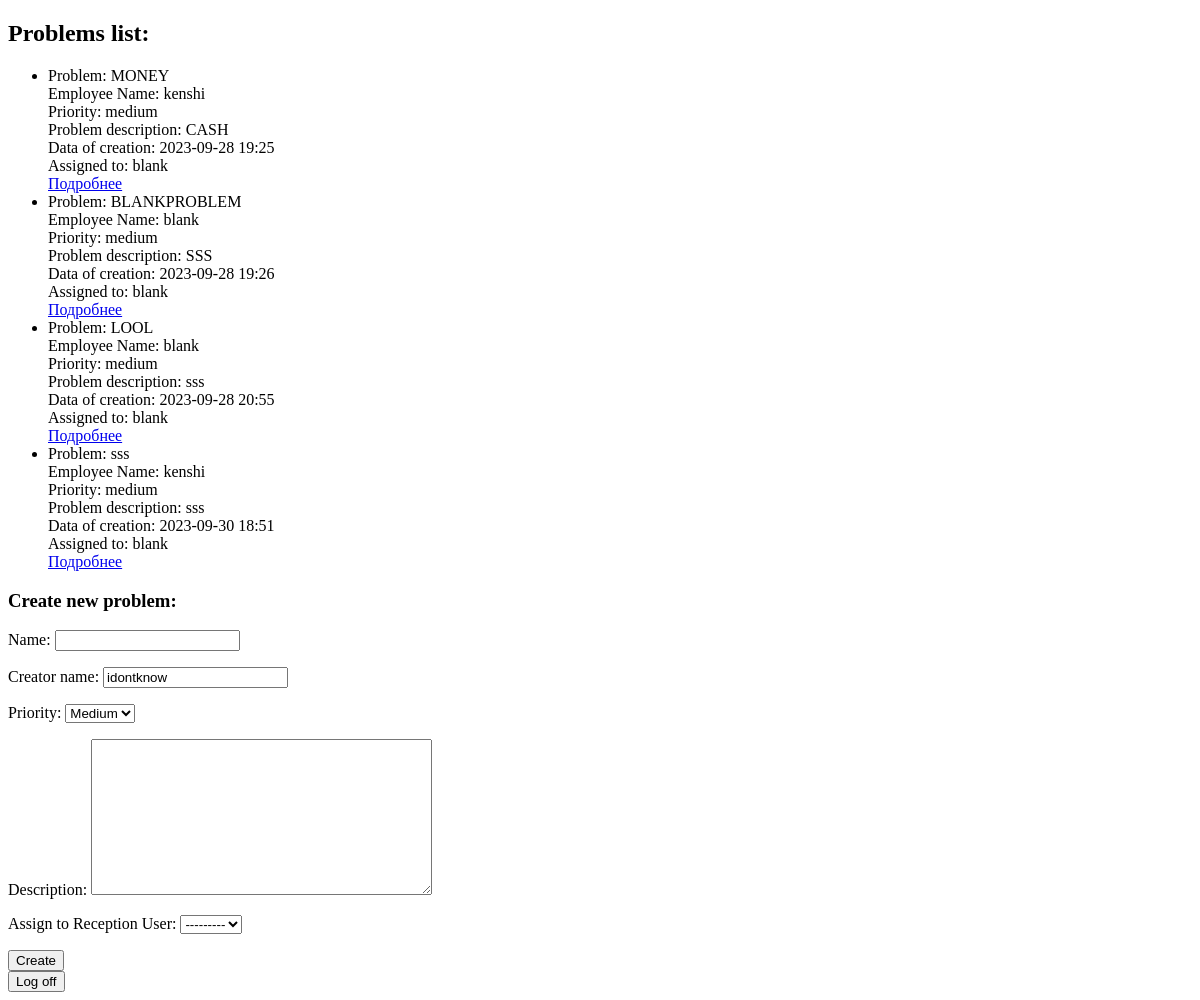
The page /blog/ticket_list (signed in) on the database as committed earlier.
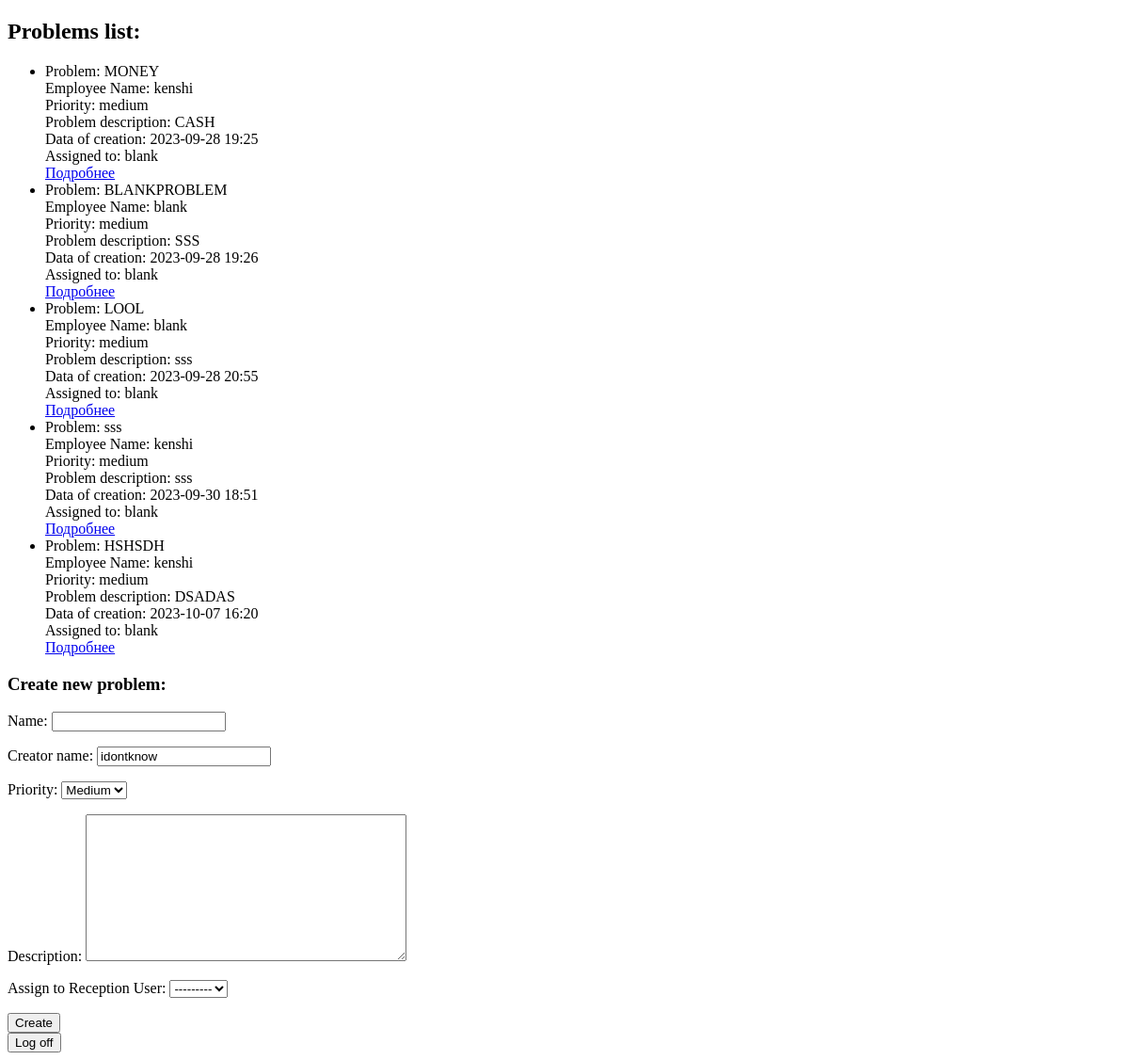
The same page on the database as committed later.
### blog/models.py (models this page shows)
class Ticket(models.Model):
    name = models.CharField(max_length=255)
    creator_name = models.CharField(max_length=255, default='idontknow')
    priority = models.CharField(max_length=20, choices=PRIORITY_CHOICES, default='medium')
    description = models.TextField()
    created_date = models.DateTimeField(default=timezone.now)
    status = models.CharField(max_length=20, choices=STATUS_CHOICES, default="new")
    actions_taken = models.TextField(blank=True)
    assigned_user = models.ForeignKey(User, on_delete=models.SET_NULL, null=True, related_name='assigned_tickets')
    resolved_user = models.ForeignKey(User, on_delete=models.SET_NULL, null=True, related_name='resolved_tickets')
    confirmed = models.BooleanField(default=False)

### blog/views.py (the view)
# urls.py: path('blog/ticket_list', views.ticket_list, name='ticket_list'),
@login_required
def ticket_list(request):
    reception_group = Group.objects.get(name='Reception')
    tester_group = Group.objects.get(name='Tester')
    is_reception_user = reception_group.user_set.filter(id=request.user.id).exists()
    is_tester_user = tester_group.user_set.filter(id=request.user.id).exists()
    if request.method == 'POST':
        form = TicketForm(request.POST)
        if form.is_valid():
            ticket = form.save(commit=False)
            ticket.creator_name = request.user.username
            ticket.created_date = timezone.now()
            if is_reception_user:
                ticket.assigned_user = request.user
            ticket.save()
            return redirect('ticket_list')
    else:
        form = TicketForm()
    if is_reception_user or is_tester_user:
        if is_reception_user:
            tickets = Ticket.objects.filter(assigned_user=request.user)
        elif is_tester_user:
            tickets = Ticket.objects.filter(Q(creator_name=request.user.username) | Q(status='resolved', confirmed=False))
    else:
        tickets = Ticket.objects.filter(confirmed=False)
    return render(request, 'blog/ticket_list.html', {'tickets': tickets, 'form': form, 'is_reception_user': is_reception_user, 'is_tester_user': is_tester_user})

### blog/forms.py
class TicketForm(forms.ModelForm):
    assigned_user = forms.ModelChoiceField(
        queryset=User.objects.filter(groups__name='Reception'),
        required=False,
        label='Assign to Reception User',
    )
    class Meta:
        model = Ticket
        fields = ('name', 'creator_name', 'priority', 'description', 'assigned_user')

### blog/templates/blog/ticket_list.html (shortened to what this page needs)
<!DOCTYPE html>
<html lang="en">
<head>
</head>
<body>
    <h2>Problems list:</h2>
    <ul>
        {% for ticket in tickets %}
            <li>
                Problem: {{ ticket.name }}<br>
                Employee Name: {{ ticket.creator_name }}<br>
                Priority: {{ ticket.priority }}<br>
                Problem description: {{ ticket.description }}<br>
                Data of creation: {{ ticket.created_date|date:"Y-m-d" }} {{ ticket.created_date|time:"H:i" }}<br>
                {% if is_reception_user or is_tester_user %}
                    {% if ticket.assigned_user %}
                        Assigned to: {{ ticket.assigned_user.username }}<br>
                    {% endif %}
                {% endif %}
                <a href="{% url 'ticket_detail' ticket.id %}">Подробнее</a>
            </li>
        {% endfor %}
    </ul>
    <h3>Create new problem:</h3>
    <form method="post">
        {{ form.as_p }}
        <button type="submit">Create</button>
    </form>
    <form method="post" action="{% url 'logout' %}">
        <button type="submit">Log off</button>
    </form>
</body>
</html>

Rows that differ between the two databases and show on the page:
added Ticket: name "HSHSDH", creator_name "kenshi", priority "medium", description "DSADAS", created_date "2023-10-07", created_date "16:20", assigned_user.username "blank"
